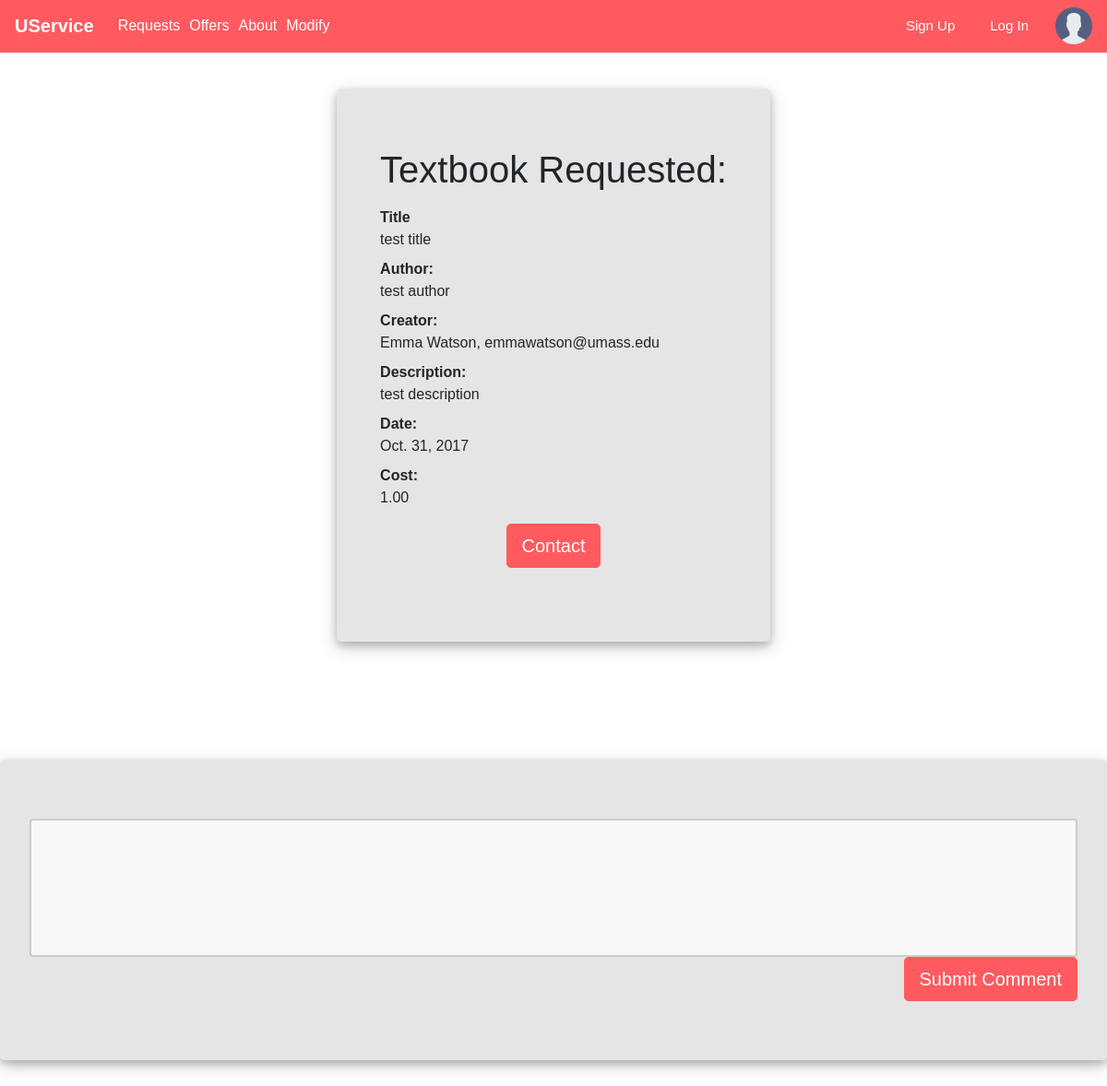
/USERVICE/textbookDetail/2, run on an earlier commit of the app's database.
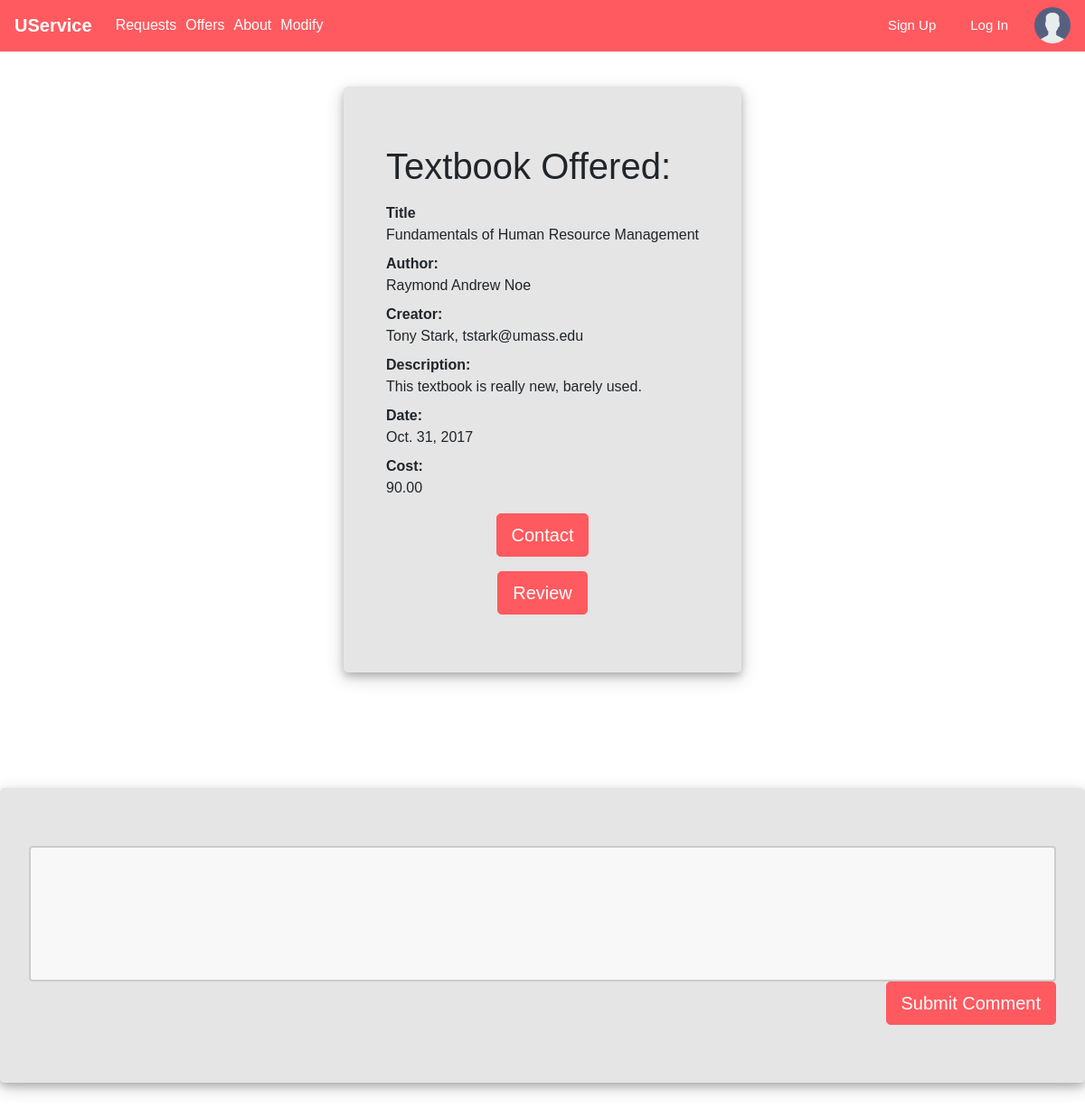
And on a later commit of the database.
### USERVICE/models.py (models this page shows, shortened)
class Textbook_Trading(models.Model):
    title = models.CharField(max_length=200)
    author = models.CharField(max_length=200)
    description = models.TextField(max_length=1000, help_text="Enter a brief description of the book")
    creator=models.ForeignKey(Profile,on_delete=models.SET_NULL,null=True)
    date=models.DateField(null=True,blank=True)
    cost=models.DecimalField(max_digits=4,decimal_places=2,default=Decimal('0.00'))
    request=models.BooleanField(default=False)
    offer=models.BooleanField(default=False)

class Profile(models.Model):
    user = models.ForeignKey(User, on_delete=models.SET_NULL, null=True)
    review = models.CharField(max_length=500, help_text="Review")
    RATING = (
        ('vb', 'Very Bad'),
        ('b', 'Bad'),
        ('g', 'Good'),
        ('vg', 'Very Good'),
    )
    rating = models.CharField(max_length=1, choices=RATING, blank=True, default='vb', help_text='Rate Me')
    def __str__(self):
        return '%s' % (self.user)

class User(models.Model):
    name = models.CharField(max_length=100, help_text="Name")
    email = models.CharField(max_length=100, help_text="Email")
    password = models.CharField(max_length=10, help_text="Password")
    def __str__(self):
        return '%s, %s' % (self.name, self.email)

### USERVICE/views.py (the view)
# urls.py: url(r'^textbookDetail/(?P<pk>\d+)$', views.textbookDetailView.as_view(), name='textbook-Detail'),
class textbookDetailView(generic.DetailView):
    model=Textbook_Trading
    context_object_name="book"
    template_name='displayTemplate/textbookDetail.html'

### USERVICE/templates/displayTemplate/textbookDetail.html (shortened to what this page needs)
{% extends "base_generic.html" %}
{% block extra_head %}
{% load static %}
<link rel="stylesheet" href="{% static 'css/details.css' %}">
{% endblock %}
{% block content %}
    <div class="row">
      <div class="jumbotron">
        <div class="container">
          {% if book.offer %}
          <h1 class="text-left">Textbook Offered:</h1>
          {%else%}
          <h1 class="text-left">Textbook Requested:</h1>
          {%endif%}
        <dl class="dl-horizontal">
          <dt>Title</dt>
          <dd>{{book.title}}</dd>
          <dt>Author:</dt>
          <dd>{{book.author}}</dd>
          <dt>Creator:</dt>
          <dd>{{book.creator}}</dd>
          <dt>Description:</dt>
          <dd>{{book.description}}</dd>
          <dt>Date:</dt>
          <dd>{{book.date}}</dd>
          <dt>Cost:</dt>
          <dd>{{book.cost}}</dd>
        </dl>
        </div>
        <div class="text-center">
        <button type="button" class="btn btn-lg">Contact</button>
        </div>
        {% if book.offer %}
        <div class="text-center">
        <button type="button" class="btn btn-lg">Review</button>
      </div>
        {%endif%}
      </div>
    </div>
    <div class="jumbotron">
      <input id="input" type="text">
      <div class="text-right">
      <button type="submit" class="btn btn-lg">Submit Comment</button>
    </div>
  </div>
{% endblock %}

What changed in the data, as far as the page shows it:
changed Textbook_Trading: offer False → True (drawn); title "test title" → "Fundamentals of Human Resource Management"; author "test author" → "Raymond Andrew Noe"; creator "Emma Watson, emmawatson@umass.edu" → "Tony Stark, tstark@umass.edu"; description "test description" → "This textbook is really new, barely used."; cost "1.00" → "90.00"
Also different on the page:
text no longer shown: "Textbook Requested:"
text now shown: "Textbook Offered: Review"
